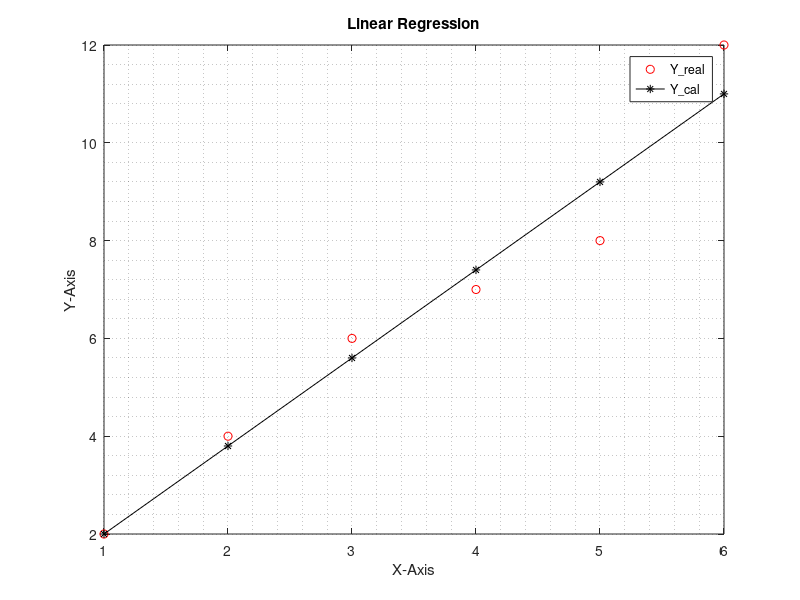

MATLAB code to generate this figure:

% %% Linear Regression Y on X
x = [1 2 3 4 5 6];
y = [2 4 6 7 8 12];
x2 = x.*x;
y2 = y.*y;
xy = x.*y;
n = length(x);

%% Correlation coff
r = (n*sum(xy)-sum(x)*sum(y))/(sqrt(n*sum(x2)-(sum(x))^2)*sqrt(n*sum(y2)-(sum(y))^2));
byx = r*(sqrt(sum(y2)/n-(sum(y)/n)^2))/(sqrt(sum(x2)/n-(sum(x)/n)^2));
ynew = byx*(x-(sum(x)/n))+(sum(y)/n);



plot(x,y,'ro')
hold on
plot(x,ynew,'k*-')
grid minor
xlabel('X-Axis')
ylabel('Y-Axis')
title('Linear Regression')
legend('Y\_real','Y\_cal')
